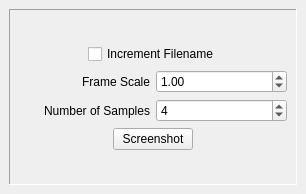
<ui version="4.0" >
 <class>SnapShot</class>
 <widget class="QWidget" name="SnapShot" >
  <property name="geometry" >
   <rect>
    <x>0</x>
    <y>0</y>
    <width>306</width>
    <height>194</height>
   </rect>
  </property>
  <property name="windowTitle" >
   <string>Screenshot</string>
  </property>
  <layout class="QVBoxLayout" >
   <property name="margin" >
    <number>9</number>
   </property>
   <property name="spacing" >
    <number>6</number>
   </property>
   <item>
    <widget class="QFrame" name="_outerFrame" >
     <property name="frameShape" >
      <enum>QFrame::Panel</enum>
     </property>
     <property name="frameShadow" >
      <enum>QFrame::Sunken</enum>
     </property>
     <layout class="QVBoxLayout" >
      <property name="margin" >
       <number>9</number>
      </property>
      <property name="spacing" >
       <number>6</number>
      </property>
      <item>
       <spacer>
        <property name="orientation" >
         <enum>Qt::Vertical</enum>
        </property>
        <property name="sizeHint" >
         <size>
          <width>20</width>
          <height>40</height>
         </size>
        </property>
       </spacer>
      </item>
      <item>
       <layout class="QHBoxLayout" >
        <property name="margin" >
         <number>0</number>
        </property>
        <property name="spacing" >
         <number>6</number>
        </property>
        <item>
         <spacer>
          <property name="orientation" >
           <enum>Qt::Horizontal</enum>
          </property>
          <property name="sizeHint" >
           <size>
            <width>40</width>
            <height>20</height>
           </size>
          </property>
         </spacer>
        </item>
        <item>
         <widget class="QCheckBox" name="_incrementFilename" >
          <property name="text" >
           <string>Increment Filename</string>
          </property>
         </widget>
        </item>
        <item>
         <spacer>
          <property name="orientation" >
           <enum>Qt::Horizontal</enum>
          </property>
          <property name="sizeHint" >
           <size>
            <width>40</width>
            <height>20</height>
           </size>
          </property>
         </spacer>
        </item>
       </layout>
      </item>
      <item>
       <layout class="QHBoxLayout" >
        <property name="margin" >
         <number>0</number>
        </property>
        <property name="spacing" >
         <number>6</number>
        </property>
        <item>
         <widget class="QLabel" name="label" >
          <property name="text" >
           <string>Frame Scale</string>
          </property>
          <property name="alignment" >
           <set>Qt::AlignRight|Qt::AlignTrailing|Qt::AlignVCenter</set>
          </property>
         </widget>
        </item>
        <item>
         <widget class="QDoubleSpinBox" name="_frameScale" >
          <property name="value" >
           <double>1.000000000000000</double>
          </property>
         </widget>
        </item>
       </layout>
      </item>
      <item>
       <layout class="QHBoxLayout" >
        <property name="margin" >
         <number>0</number>
        </property>
        <property name="spacing" >
         <number>6</number>
        </property>
        <item>
         <widget class="QLabel" name="_numSamplesLabel" >
          <property name="text" >
           <string>Number of Samples</string>
          </property>
          <property name="alignment" >
           <set>Qt::AlignRight|Qt::AlignTrailing|Qt::AlignVCenter</set>
          </property>
         </widget>
        </item>
        <item>
         <widget class="QSpinBox" name="_numSamples" >
          <property name="minimum" >
           <number>1</number>
          </property>
          <property name="value" >
           <number>4</number>
          </property>
         </widget>
        </item>
       </layout>
      </item>
      <item>
       <layout class="QHBoxLayout" >
        <property name="margin" >
         <number>0</number>
        </property>
        <property name="spacing" >
         <number>6</number>
        </property>
        <item>
         <spacer>
          <property name="orientation" >
           <enum>Qt::Horizontal</enum>
          </property>
          <property name="sizeHint" >
           <size>
            <width>40</width>
            <height>20</height>
           </size>
          </property>
         </spacer>
        </item>
        <item>
         <widget class="QPushButton" name="snapShotButton" >
          <property name="text" >
           <string>Screenshot</string>
          </property>
         </widget>
        </item>
        <item>
         <spacer>
          <property name="orientation" >
           <enum>Qt::Horizontal</enum>
          </property>
          <property name="sizeHint" >
           <size>
            <width>40</width>
            <height>20</height>
           </size>
          </property>
         </spacer>
        </item>
       </layout>
      </item>
      <item>
       <spacer>
        <property name="orientation" >
         <enum>Qt::Vertical</enum>
        </property>
        <property name="sizeHint" >
         <size>
          <width>20</width>
          <height>40</height>
         </size>
        </property>
       </spacer>
      </item>
     </layout>
    </widget>
   </item>
  </layout>
 </widget>
 <resources/>
 <connections/>
</ui>
